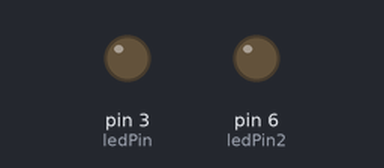
A sketch run on a simulated Arduino Uno, built with avr-gcc and run on an emulated ATmega328P. Shown: output pins drawn as LEDs (lit = HIGH). What the sketch prints to the serial monitor is not drawn.

Above: at 0.05 s.
At 3.3 s:
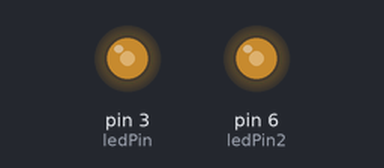
At 4.95 s:
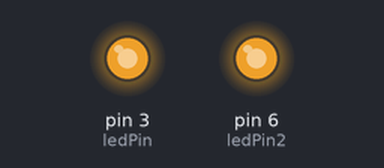
At 6.6 s:
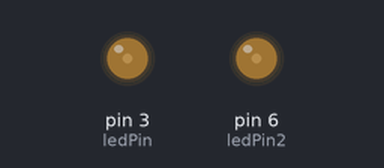
Timing chart, 0 to 9.2 s (numbered marks = the images above):
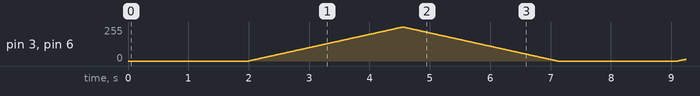

The sketch:

millisFadeUpDown.ino
```cpp
int counter = 0;

long pMillis = 0;

int interval = 10;

const int ledPin = 3;
const int ledPin2 = 6;

boolean flipFlop = false;

void setup() {
  // put your setup code here, to run once:
  Serial.begin(9600);
  pinMode(ledPin, OUTPUT);
    pinMode(ledPin2, OUTPUT);


}

void loop() {
  // put your main code here, to run repeatedly:
  if (millis() - pMillis >= interval) {
    pMillis = millis();
    if (flipFlop == false) {
      counter++;
    } else {
      counter--;
    }
    Serial.println(counter);
  }

  analogWrite(ledPin, counter);
    analogWrite(ledPin2, counter);


  if (counter >= 255) {
    flipFlop = true;
  }

  if(counter <= 0){
    flipFlop = false;
    delay(2000);
  }

}
```
